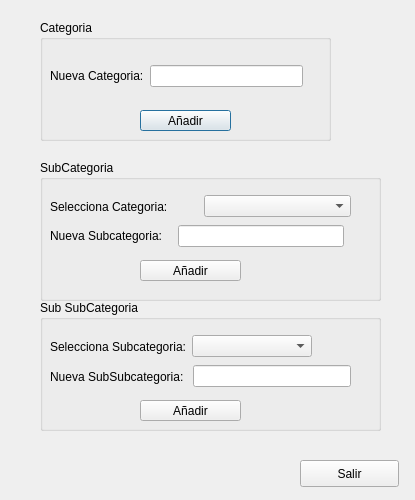
<?xml version="1.0" encoding="UTF-8"?>
<ui version="4.0">
 <class>NuevaCategoria</class>
 <widget class="QDialog" name="NuevaCategoria">
  <property name="geometry">
   <rect>
    <x>0</x>
    <y>0</y>
    <width>415</width>
    <height>500</height>
   </rect>
  </property>
  <property name="windowTitle">
   <string>Nueva Categoria</string>
  </property>
  <widget class="QGroupBox" name="groupBox">
   <property name="geometry">
    <rect>
     <x>40</x>
     <y>20</y>
     <width>291</width>
     <height>121</height>
    </rect>
   </property>
   <property name="title">
    <string>Categoria</string>
   </property>
   <widget class="QWidget" name="layoutWidget_6">
    <property name="geometry">
     <rect>
      <x>10</x>
      <y>30</y>
      <width>253</width>
      <height>52</height>
     </rect>
    </property>
    <layout class="QGridLayout" name="gridLayout_2">
     <item row="0" column="1">
      <widget class="QLineEdit" name="newCateg"/>
     </item>
     <item row="0" column="0">
      <widget class="QLabel" name="label_5">
       <property name="text">
        <string>Nueva Categoria:</string>
       </property>
      </widget>
     </item>
    </layout>
   </widget>
   <widget class="QPushButton" name="anadirCateg">
    <property name="geometry">
     <rect>
      <x>100</x>
      <y>90</y>
      <width>91</width>
      <height>21</height>
     </rect>
    </property>
    <property name="text">
     <string>Añadir</string>
    </property>
   </widget>
  </widget>
  <widget class="QGroupBox" name="groupBox_2">
   <property name="geometry">
    <rect>
     <x>40</x>
     <y>300</y>
     <width>341</width>
     <height>131</height>
    </rect>
   </property>
   <property name="title">
    <string>Sub SubCategoria</string>
   </property>
   <widget class="QWidget" name="layoutWidget_3">
    <property name="geometry">
     <rect>
      <x>10</x>
      <y>60</y>
      <width>301</width>
      <height>33</height>
     </rect>
    </property>
    <layout class="QHBoxLayout" name="horizontalLayout_4">
     <item>
      <widget class="QLabel" name="label_6">
       <property name="text">
        <string>Nueva SubSubcategoria: </string>
       </property>
      </widget>
     </item>
     <item>
      <widget class="QLineEdit" name="newCateg3"/>
     </item>
    </layout>
   </widget>
   <widget class="QWidget" name="layoutWidget_7">
    <property name="geometry">
     <rect>
      <x>10</x>
      <y>30</y>
      <width>262</width>
      <height>33</height>
     </rect>
    </property>
    <layout class="QHBoxLayout" name="horizontalLayout_5">
     <item>
      <widget class="QLabel" name="label_7">
       <property name="text">
        <string>Selecciona Subcategoria:</string>
       </property>
      </widget>
     </item>
     <item>
      <widget class="QComboBox" name="boxSub"/>
     </item>
    </layout>
   </widget>
   <widget class="QPushButton" name="anadirSubSub">
    <property name="geometry">
     <rect>
      <x>100</x>
      <y>100</y>
      <width>101</width>
      <height>21</height>
     </rect>
    </property>
    <property name="text">
     <string>Añadir</string>
    </property>
   </widget>
  </widget>
  <widget class="QGroupBox" name="groupBox_3">
   <property name="geometry">
    <rect>
     <x>40</x>
     <y>160</y>
     <width>341</width>
     <height>141</height>
    </rect>
   </property>
   <property name="title">
    <string>SubCategoria</string>
   </property>
   <widget class="QPushButton" name="anadirSub">
    <property name="geometry">
     <rect>
      <x>100</x>
      <y>100</y>
      <width>101</width>
      <height>21</height>
     </rect>
    </property>
    <property name="text">
     <string>Añadir</string>
    </property>
   </widget>
   <widget class="QWidget" name="layoutWidget_5">
    <property name="geometry">
     <rect>
      <x>10</x>
      <y>60</y>
      <width>294</width>
      <height>33</height>
     </rect>
    </property>
    <layout class="QGridLayout" name="gridLayout_3">
     <item row="0" column="0">
      <widget class="QLabel" name="label_3">
       <property name="text">
        <string>Nueva Subcategoria:   </string>
       </property>
      </widget>
     </item>
     <item row="0" column="1">
      <widget class="QLineEdit" name="newCateg2"/>
     </item>
    </layout>
   </widget>
   <widget class="QWidget" name="layoutWidget_2">
    <property name="geometry">
     <rect>
      <x>10</x>
      <y>30</y>
      <width>301</width>
      <height>33</height>
     </rect>
    </property>
    <layout class="QHBoxLayout" name="horizontalLayout_3">
     <item>
      <widget class="QLabel" name="label_4">
       <property name="text">
        <string>Selecciona Categoria:</string>
       </property>
      </widget>
     </item>
     <item>
      <widget class="QComboBox" name="boxcateg">
       <property name="layoutDirection">
        <enum>Qt::LeftToRight</enum>
       </property>
      </widget>
     </item>
    </layout>
   </widget>
  </widget>
  <widget class="QPushButton" name="pushButton">
   <property name="geometry">
    <rect>
     <x>300</x>
     <y>460</y>
     <width>99</width>
     <height>27</height>
    </rect>
   </property>
   <property name="text">
    <string>Salir</string>
   </property>
  </widget>
 </widget>
 <resources/>
 <connections/>
</ui>
